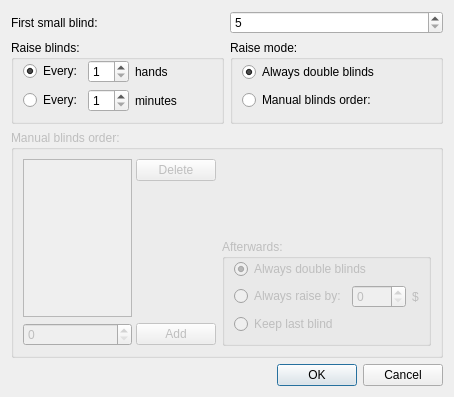
<ui version="4.0" >
 <class>changeCompleteBlindsDialog</class>
 <widget class="QDialog" name="changeCompleteBlindsDialog" >
  <property name="geometry" >
   <rect>
    <x>0</x>
    <y>0</y>
    <width>454</width>
    <height>397</height>
   </rect>
  </property>
  <property name="windowTitle" >
   <string>Change Blinds Settings</string>
  </property>
  <layout class="QGridLayout" >
   <item row="0" column="0" colspan="2" >
    <layout class="QHBoxLayout" >
     <item>
      <widget class="QLabel" name="label_3" >
       <property name="text" >
        <string>First small blind:</string>
       </property>
      </widget>
     </item>
     <item>
      <widget class="QSpinBox" name="spinBox_firstSmallBlind" >
       <property name="minimum" >
        <number>5</number>
       </property>
       <property name="maximum" >
        <number>500</number>
       </property>
      </widget>
     </item>
    </layout>
   </item>
   <item row="1" column="0" >
    <widget class="QGroupBox" name="groupBox_6" >
     <property name="title" >
      <string>Raise blinds:</string>
     </property>
     <layout class="QGridLayout" >
      <property name="leftMargin" >
       <number>9</number>
      </property>
      <property name="topMargin" >
       <number>0</number>
      </property>
      <property name="bottomMargin" >
       <number>9</number>
      </property>
      <item row="0" column="0" >
       <widget class="QRadioButton" name="radioButton_raiseBlindsAtHands" >
        <property name="text" >
         <string>Every:</string>
        </property>
        <property name="checked" >
         <bool>true</bool>
        </property>
       </widget>
      </item>
      <item row="0" column="1" >
       <widget class="QSpinBox" name="spinBox_raiseSmallBlindEveryHands" >
        <property name="minimum" >
         <number>1</number>
        </property>
       </widget>
      </item>
      <item row="0" column="2" >
       <widget class="QLabel" name="label_47" >
        <property name="sizePolicy" >
         <sizepolicy vsizetype="Preferred" hsizetype="Expanding" >
          <horstretch>0</horstretch>
          <verstretch>0</verstretch>
         </sizepolicy>
        </property>
        <property name="text" >
         <string>hands</string>
        </property>
       </widget>
      </item>
      <item row="1" column="0" >
       <widget class="QRadioButton" name="radioButton_raiseBlindsAtMinutes" >
        <property name="text" >
         <string>Every:</string>
        </property>
       </widget>
      </item>
      <item row="1" column="1" >
       <widget class="QSpinBox" name="spinBox_raiseSmallBlindEveryMinutes" >
        <property name="minimum" >
         <number>1</number>
        </property>
       </widget>
      </item>
      <item row="1" column="2" >
       <widget class="QLabel" name="label_50" >
        <property name="sizePolicy" >
         <sizepolicy vsizetype="Preferred" hsizetype="Expanding" >
          <horstretch>0</horstretch>
          <verstretch>0</verstretch>
         </sizepolicy>
        </property>
        <property name="text" >
         <string>minutes</string>
        </property>
       </widget>
      </item>
     </layout>
    </widget>
   </item>
   <item row="1" column="1" >
    <widget class="QGroupBox" name="groupBox_7" >
     <property name="sizePolicy" >
      <sizepolicy vsizetype="Preferred" hsizetype="Expanding" >
       <horstretch>0</horstretch>
       <verstretch>0</verstretch>
      </sizepolicy>
     </property>
     <property name="title" >
      <string>Raise mode:</string>
     </property>
     <layout class="QGridLayout" >
      <property name="topMargin" >
       <number>0</number>
      </property>
      <item row="0" column="0" >
       <widget class="QRadioButton" name="radioButton_alwaysDoubleBlinds" >
        <property name="text" >
         <string>Always double blinds</string>
        </property>
        <property name="checked" >
         <bool>true</bool>
        </property>
       </widget>
      </item>
      <item row="1" column="0" >
       <widget class="QRadioButton" name="radioButton_manualBlindsOrder" >
        <property name="text" >
         <string>Manual blinds order:</string>
        </property>
       </widget>
      </item>
     </layout>
    </widget>
   </item>
   <item row="2" column="0" colspan="2" >
    <widget class="QGroupBox" name="groupBox_2" >
     <property name="enabled" >
      <bool>false</bool>
     </property>
     <property name="title" >
      <string>Manual blinds order:</string>
     </property>
     <layout class="QGridLayout" >
      <item rowspan="2" row="0" column="0" >
       <layout class="QGridLayout" >
        <property name="horizontalSpacing" >
         <number>4</number>
        </property>
        <item rowspan="2" row="0" column="0" >
         <widget class="QListWidget" name="listWidget_blinds" />
        </item>
        <item row="0" column="1" >
         <widget class="QPushButton" name="pushButton_delete" >
          <property name="text" >
           <string>Delete</string>
          </property>
         </widget>
        </item>
        <item row="1" column="1" >
         <spacer>
          <property name="orientation" >
           <enum>Qt::Vertical</enum>
          </property>
          <property name="sizeHint" >
           <size>
            <width>20</width>
            <height>121</height>
           </size>
          </property>
         </spacer>
        </item>
        <item row="2" column="0" >
         <widget class="QSpinBox" name="spinBox_input" >
          <property name="maximum" >
           <number>9999</number>
          </property>
         </widget>
        </item>
        <item row="2" column="1" >
         <widget class="QPushButton" name="pushButton_add" >
          <property name="text" >
           <string>Add</string>
          </property>
         </widget>
        </item>
       </layout>
      </item>
      <item row="0" column="1" >
       <spacer>
        <property name="orientation" >
         <enum>Qt::Vertical</enum>
        </property>
        <property name="sizeHint" >
         <size>
          <width>20</width>
          <height>40</height>
         </size>
        </property>
       </spacer>
      </item>
      <item row="1" column="1" >
       <widget class="QGroupBox" name="groupBox" >
        <property name="title" >
         <string>Afterwards:</string>
        </property>
        <layout class="QGridLayout" >
         <property name="topMargin" >
          <number>0</number>
         </property>
         <item row="0" column="0" >
          <widget class="QRadioButton" name="radioButton_afterThisAlwaysDoubleBlinds" >
           <property name="text" >
            <string>Always double blinds</string>
           </property>
           <property name="checked" >
            <bool>true</bool>
           </property>
          </widget>
         </item>
         <item row="1" column="0" >
          <layout class="QHBoxLayout" >
           <item>
            <widget class="QRadioButton" name="radioButton_afterThisAlwaysRaiseAbout" >
             <property name="text" >
              <string>Always raise by:</string>
             </property>
            </widget>
           </item>
           <item>
            <widget class="QSpinBox" name="spinBox_afterThisAlwaysRaiseValue" >
             <property name="maximum" >
              <number>9999</number>
             </property>
            </widget>
           </item>
           <item>
            <widget class="QLabel" name="label" >
             <property name="text" >
              <string>$</string>
             </property>
            </widget>
           </item>
          </layout>
         </item>
         <item row="2" column="0" >
          <widget class="QRadioButton" name="radioButton_afterThisStayAtLastBlind" >
           <property name="text" >
            <string>Keep last blind</string>
           </property>
          </widget>
         </item>
        </layout>
       </widget>
      </item>
     </layout>
    </widget>
   </item>
   <item row="3" column="0" colspan="2" >
    <widget class="QDialogButtonBox" name="buttonBox" >
     <property name="orientation" >
      <enum>Qt::Horizontal</enum>
     </property>
     <property name="standardButtons" >
      <set>QDialogButtonBox::Cancel|QDialogButtonBox::NoButton|QDialogButtonBox::Ok</set>
     </property>
    </widget>
   </item>
  </layout>
 </widget>
 <tabstops>
  <tabstop>listWidget_blinds</tabstop>
  <tabstop>spinBox_input</tabstop>
  <tabstop>pushButton_add</tabstop>
  <tabstop>pushButton_delete</tabstop>
  <tabstop>radioButton_afterThisAlwaysDoubleBlinds</tabstop>
  <tabstop>radioButton_afterThisAlwaysRaiseAbout</tabstop>
  <tabstop>spinBox_afterThisAlwaysRaiseValue</tabstop>
  <tabstop>radioButton_afterThisStayAtLastBlind</tabstop>
  <tabstop>buttonBox</tabstop>
 </tabstops>
 <resources/>
 <connections>
  <connection>
   <sender>buttonBox</sender>
   <signal>accepted()</signal>
   <receiver>changeCompleteBlindsDialog</receiver>
   <slot>accept()</slot>
   <hints>
    <hint type="sourcelabel" >
     <x>237</x>
     <y>387</y>
    </hint>
    <hint type="destinationlabel" >
     <x>157</x>
     <y>274</y>
    </hint>
   </hints>
  </connection>
  <connection>
   <sender>buttonBox</sender>
   <signal>rejected()</signal>
   <receiver>changeCompleteBlindsDialog</receiver>
   <slot>reject()</slot>
   <hints>
    <hint type="sourcelabel" >
     <x>279</x>
     <y>387</y>
    </hint>
    <hint type="destinationlabel" >
     <x>286</x>
     <y>274</y>
    </hint>
   </hints>
  </connection>
  <connection>
   <sender>radioButton_afterThisAlwaysRaiseAbout</sender>
   <signal>toggled(bool)</signal>
   <receiver>spinBox_afterThisAlwaysRaiseValue</receiver>
   <slot>setEnabled(bool)</slot>
   <hints>
    <hint type="sourcelabel" >
     <x>327</x>
     <y>302</y>
    </hint>
    <hint type="destinationlabel" >
     <x>389</x>
     <y>304</y>
    </hint>
   </hints>
  </connection>
  <connection>
   <sender>radioButton_manualBlindsOrder</sender>
   <signal>toggled(bool)</signal>
   <receiver>groupBox_2</receiver>
   <slot>setEnabled(bool)</slot>
   <hints>
    <hint type="sourcelabel" >
     <x>297</x>
     <y>116</y>
    </hint>
    <hint type="destinationlabel" >
     <x>306</x>
     <y>164</y>
    </hint>
   </hints>
  </connection>
 </connections>
</ui>
